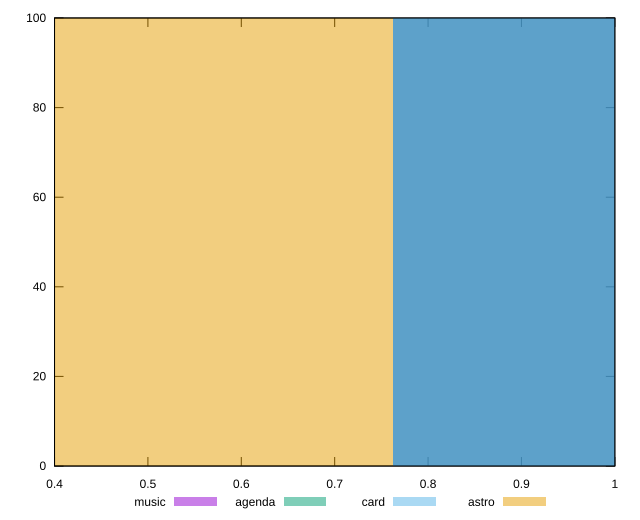

This figure's gnuplot source:
reset

$music <<EOF
1.017171548756955 100
EOF

$agenda <<EOF
1.017171548756955 100
EOF

$card <<EOF
1.017171548756955 100
EOF

$astro <<EOF
0.5085857743784775 100
EOF

set key outside below
set boxwidth 0.5085857743784775
set xrange [0.4:1]
set yrange [0:100]
set trange [0:100]
set style fill transparent solid 0.5 noborder
set terminal svg size 640, 520 enhanced background rgb 'white'
set output "reports/report_00032_2021-02-25T10-28-15.087Z/render-blocking-resources/comparison/histogram/all_score.svg"

plot $music title "music" with boxes, \
     $agenda title "agenda" with boxes, \
     $card title "card" with boxes, \
     $astro title "astro" with boxes

reset
